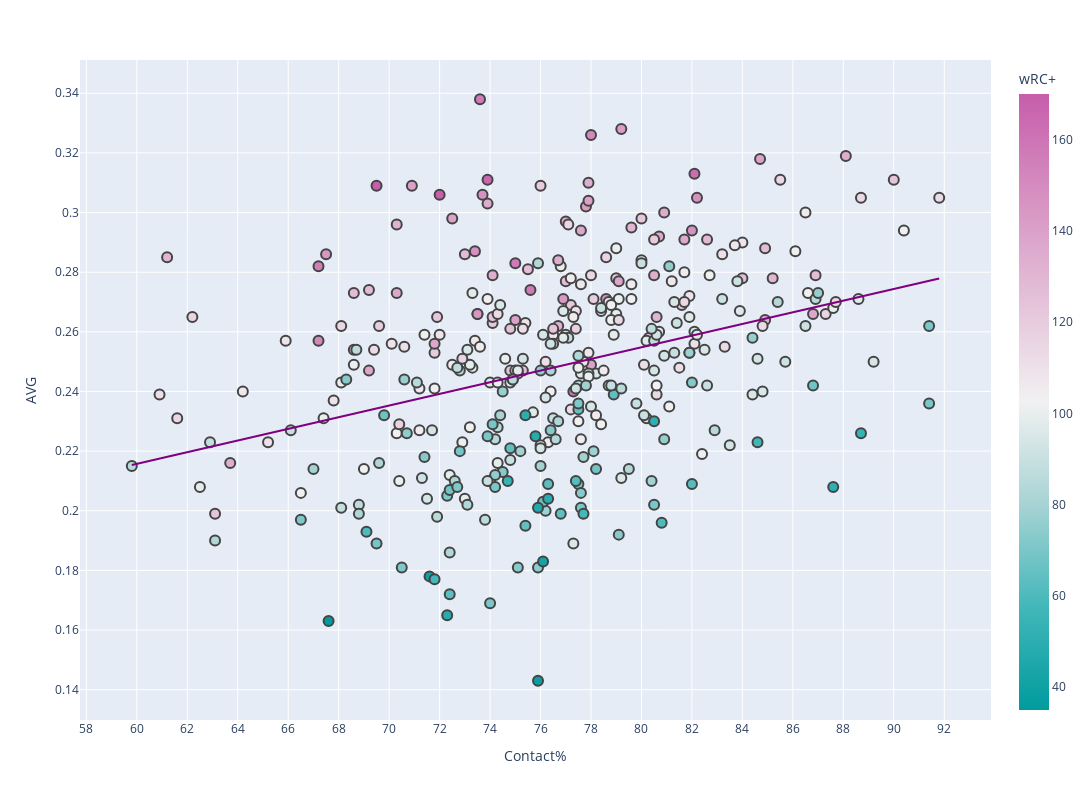

The code cell stored with this chart in its notebook:
### Code cell
'''Plotting Scatter'''
plt = px.scatter(
    plot_df, x="Contact%", y="AVG", 
    trendline='ols',
    trendline_color_override="purple",
    color="wRC+",
    hover_name="Name",
    hover_data=["PA", "BABIP", "HardHit%", 'GB%', 'FB%'],
    color_continuous_scale=px.colors.diverging.Tropic,
    width=1500, height=800,
)

plt.update_traces(marker_line_width=2, marker_size=10)
plt.update_yaxes(nticks=20)
plt.update_xaxes(nticks=20)

### Figure 1 — Plotly figure (JSON) as saved in the notebook; plotly's stock layout.template omitted (floating-point values rounded to 4 significant figures; data arrays with more than 128 entries replaced by an {"elided": "..."} marker saying what was removed)
{"data": [{"customdata": {"elided": "362x5 float values"}, "hovertemplate": "<b>%{hovertext}</b><br><br>Contact%=%{x}<br>AVG=%{y}<br>PA=%{customdata[0]}<br>BABIP=%{customdata[1]}<br>HardHit%=%{customdata[2]}<br>GB%=%{customdata[3]}<br>FB%=%{customdata[4]}<br>wRC+=%{marker.color}<extra></extra>", "hovertext": {"elided": "362 str values"}, "legendgroup": "", "marker": {"color": {"elided": "362 int values"}, "coloraxis": "coloraxis", "line": {"width": 2}, "size": 10, "symbol": "circle"}, "mode": "markers", "name": "", "orientation": "v", "showlegend": false, "type": "scatter", "x": {"elided": "362 float values"}, "xaxis": "x", "y": {"elided": "362 float values"}, "yaxis": "y"}, {"hovertemplate": "<b>OLS trendline</b><br>AVG = 0.00195499 * Contact% + 0.0984392<br>R<sup>2</sup>=0.117175<br><br>Contact%=%{x}<br>AVG=%{y} <b>(trend)</b><extra></extra>", "legendgroup": "", "line": {"color": "purple"}, "marker": {"line": {"width": 2}, "size": 10, "symbol": "circle"}, "mode": "lines", "name": "", "showlegend": false, "type": "scatter", "x": {"elided": "362 float values"}, "xaxis": "x", "y": {"elided": "362 float values"}, "yaxis": "y"}], "layout": {"coloraxis": {"colorbar": {"title": {"text": "wRC+"}}, "colorscale": [[0, "rgb(0, 155, 158)"], [0.1667, "rgb(66, 183, 185)"], [0.3333, "rgb(167, 211, 212)"], [0.5, "rgb(241, 241, 241)"], [0.6667, "rgb(228, 193, 217)"], [0.8333, "rgb(214, 145, 193)"], [1, "rgb(199, 93, 171)"]]}, "height": 800, "legend": {"tracegroupgap": 0}, "margin": {"t": 60}, "width": 1500, "xaxis": {"anchor": "y", "domain": [0, 1], "nticks": 20, "title": {"text": "Contact%"}}, "yaxis": {"anchor": "x", "domain": [0, 1], "nticks": 20, "title": {"text": "AVG"}}}}
